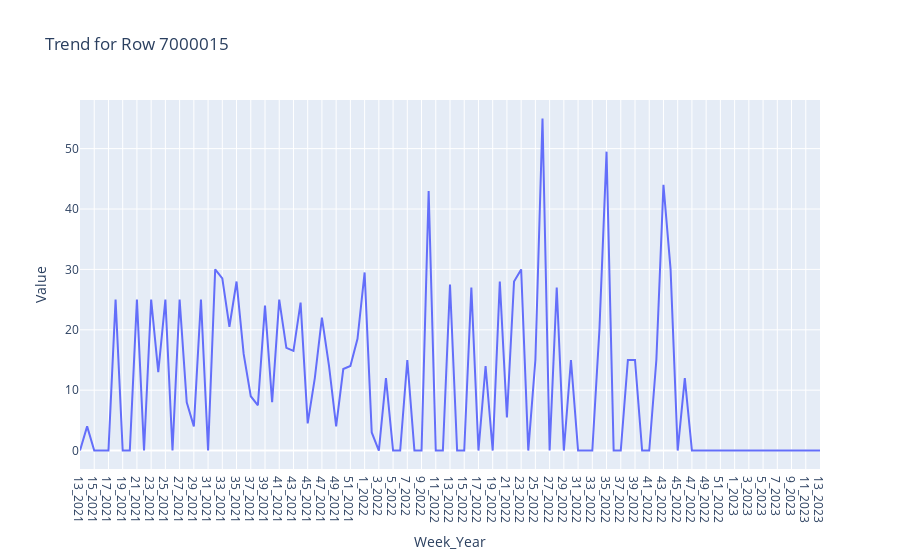

Source (notebook cell):
### Code cell
#%matplotlib widget
import plotly.express as px
import ipywidgets as widgets
import matplotlib.pyplot as plt
from IPython.display import display

# Assuming your DataFrame is named 'df'


# Create a dropdown widget with row numbers
dropdown = widgets.Dropdown(
    options=pivot_week.index,
    description='Select Row:'
)

# Define the function to update the plot when the dropdown value changes
def on_dropdown_change(change):
    row = change.new
    plot_trend(row)

dropdown.observe(on_dropdown_change, names='value')

# Define the plot function
def plot_trend(row):
    row_data = pivot_week.loc[row]
    data = {'Week_Year': row_data.index, 'Value': row_data.values}
    fig = px.line(data, x='Week_Year', y='Value', title=f'Trend for Row {row}')
    fig.show()

# Initial plot with the first row
plot_trend(pivot_week.index[2])


# Display the dropdown widget
display(dropdown)

### Figure 1 — Plotly figure (JSON) as saved in the notebook; plotly's stock layout.template omitted (floating-point values rounded to 4 significant figures)
{"data": [{"hovertemplate": "Week_Year=%{x}<br>Value=%{y}<extra></extra>", "legendgroup": "", "line": {"color": "#636efa", "dash": "solid"}, "marker": {"symbol": "circle"}, "mode": "lines", "name": "", "orientation": "v", "showlegend": false, "type": "scatter", "x": ["13_2021", "14_2021", "15_2021", "16_2021", "17_2021", "18_2021", "19_2021", "20_2021", "21_2021", "22_2021", "23_2021", "24_2021", "25_2021", "26_2021", "27_2021", "28_2021", "29_2021", "30_2021", "31_2021", "32_2021", "33_2021", "34_2021", "35_2021", "36_2021", "37_2021", "38_2021", "39_2021", "40_2021", "41_2021", "42_2021", "43_2021", "44_2021", "45_2021", "46_2021", "47_2021", "48_2021", "49_2021", "50_2021", "51_2021", "52_2021", "1_2022", "2_2022", "3_2022", "4_2022", "5_2022", "6_2022", "7_2022", "8_2022", "9_2022", "10_2022", "11_2022", "12_2022", "13_2022", "14_2022", "15_2022", "16_2022", "17_2022", "18_2022", "19_2022", "20_2022", "21_2022", "22_2022", "23_2022", "24_2022", "25_2022", "26_2022", "27_2022", "28_2022", "29_2022", "30_2022", "31_2022", "32_2022", "33_2022", "34_2022", "35_2022", "36_2022", "37_2022", "38_2022", "39_2022", "40_2022", "41_2022", "42_2022", "43_2022", "44_2022", "45_2022", "46_2022", "47_2022", "48_2022", "49_2022", "50_2022", "51_2022", "52_2022", "1_2023", "2_2023", "3_2023", "4_2023", "5_2023", "6_2023", "7_2023", "8_2023", "9_2023", "10_2023", "11_2023", "12_2023", "13_2023"], "xaxis": "x", "y": [0, 4, 0, 0, 0, 25, 0, 0, 25, 0, 25, 13, 25, 0, 25, 8, 4, 25, 0, 30, 28.5, 20.5, 28, 16, 9, 7.5, 24, 8, 25, 17, 16.5, 24.5, 4.5, 12, 22, 14, 4, 13.5, 14, 18.5, 29.5, 3, 0, 12, 0, 0, 15, 0, 0, 43, 0, 0, 27.5, 0, 0, 27, 0, 14, 0, 28, 5.5, 28, 30, 0, 15, 55, 0, 27, 0, 15, 0, 0, 0, 20, 49.5, 0, 0, 15, 15, 0, 0, 15, 44, 30, 0, 12, 0, 0, 0, 0, 0, 0, 0, 0, 0, 0, 0, 0, 0, 0, 0, 0, 0, 0, 0], "yaxis": "y"}], "layout": {"autosize": true, "legend": {"tracegroupgap": 0}, "title": {"text": "Trend for Row 7000015"}, "xaxis": {"anchor": "y", "autorange": true, "domain": [0, 1], "range": [0, 104], "title": {"text": "Week_Year"}, "type": "category"}, "yaxis": {"anchor": "x", "autorange": true, "domain": [0, 1], "range": [-3.056, 58.06], "title": {"text": "Value"}, "type": "linear"}}}
